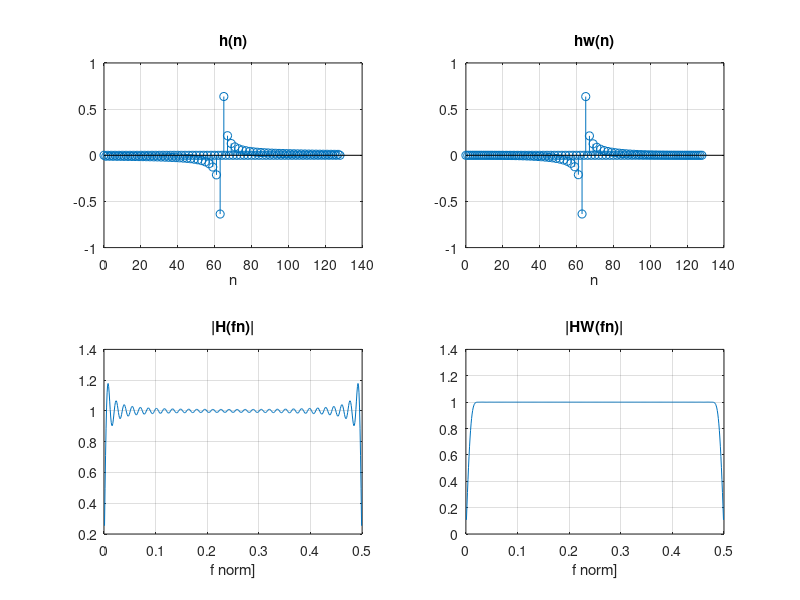
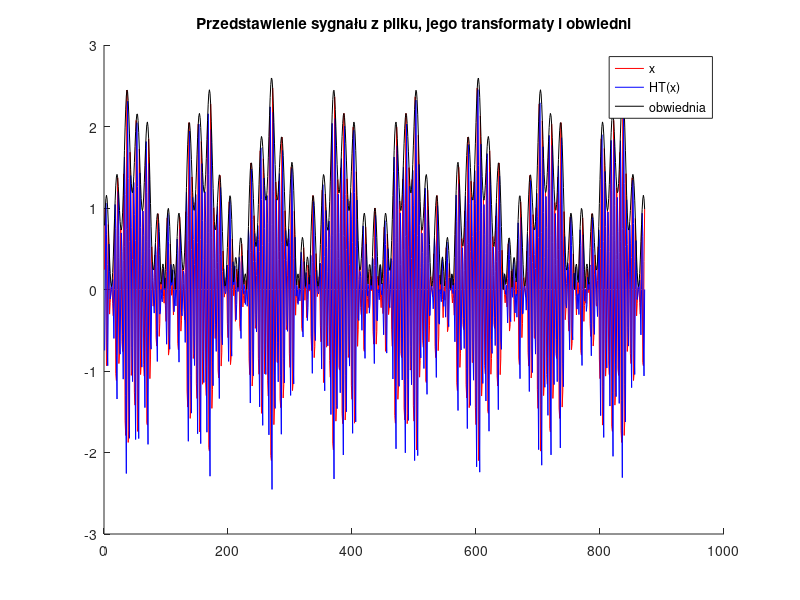
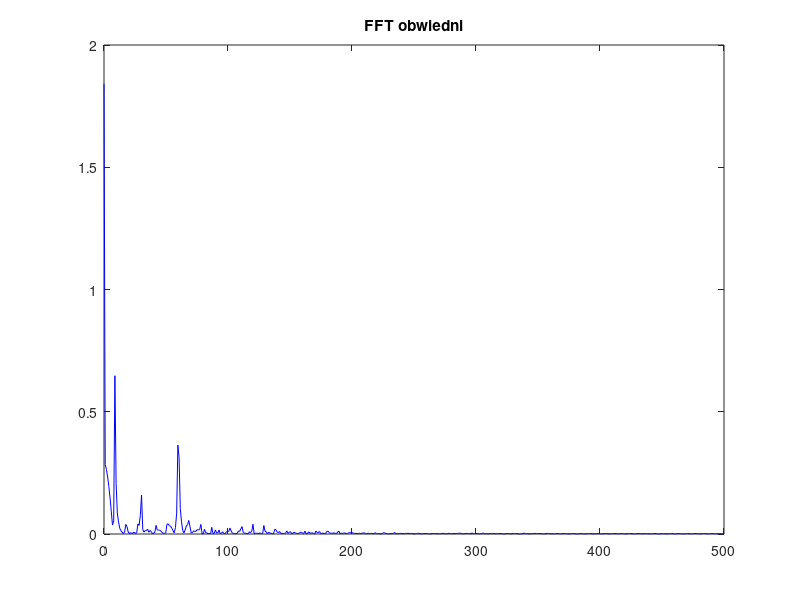

Write the MATLAB code that produced these figures, in order. (Note: this script raises an error after producing the figures.)
clc;
% Zadanie 1 - Filtr Hilberta, demodulacja AM
clear all; close all;

% Dany sygnał
load('lab08_am.mat');
x = s2;

% Generowanie teoretycznej odpowiedzi impulsowej
fs = 1000;                          % czestotliwosc probkowania
fc = 200;                           % czestotliwosc nosna
M  = 64;                            % polowa dlugosci filtra
N  = 2*M+1;
n  = 1:M;
h  = (2/pi)*sin(pi*n/2).^2 ./n;     % połowa odpowiedzi impulsowej (TZ str. 352)
h  = [-h(M:-1:1) 0 h(1:M)];         % cała odpowiedź dla n = ?M,...,0,...,M

% Wymnażanie przez okno Blackmana
w  = blackman(N); 
w  = w';            
hw = h.*w;                          % wymnożenie odpowiedzi impulsowej z oknem

% widmo Fouriera oraz wykresy

%m = -M : 1 : M;                     % dla filtra nieprzyczynowego (bez przesunięcia o M próbek w prawo)
m = 0 : N-1;                      % dla filtra przyczynowego (z przesunięciem o M próbek w prawo)
NF = 500; 
fn=0.5*(1:NF-1)/NF;
for k = 1:NF-1
H(k) = sum (h  .* exp(-j*2*pi*fn(k)*m));
HW(k)= sum (hw .* exp(-j*2*pi*fn(k)*m));
end

figure(1);
set(figure(1),'units','points');
subplot(2,2,1);
stem(m,h); grid; title('h(n)'); xlabel('n');
subplot(2,2,2);
stem(m,hw); grid; title('hw(n)'); xlabel('n'); 
subplot(2,2,3);
plot(fn,abs(H)); grid; title('|H(fn)|'); xlabel('f norm]'); 
subplot(2,2,4);
plot(fn,abs(HW)); grid; title('|HW(fn)|'); xlabel('f norm]');

% Porównanie z funkcja hilbert() matlaba
HT = hilbert(x);

% Filtracja odpowiedzią impulsową
xHT = conv(x,hw);           % filtracja sygnału x(n) za pomocą odp. impulsowej hw(n); otrzymujemy Nx+N?1 próbek
xHT = xHT(N:1000);          % odcięcie stanów przejściowych (po N?1 próbek) z przodu sygnału y(n)
x2  = x(M+1:1000-M);        % odcięcie tych próbek z x(n), dla których nie ma poprawnych odpowiedników w y(n)
m   = sqrt(x2.^2 + xHT.^2); % obwiednia to pierwiastek z sumy kwadratów sygnałów x i jego transformacji Hilberta HT(x).

% Sygnał x2 wraz z jego transformatą Hilberta xHT i obwiednią m
figure('Name','Sygnał x wraz z jego transformatą Hilberta xHT i obwiednią m');
set(figure(2),'units','points');
hold on;
plot(x2,'r'); 
plot(xHT,'b');
plot(m,'k'); 
title('Przedstawienie sygnału z pliku, jego transformaty i obwiedni')
legend('x','HT(x)','obwiednia');
hold off;

% FFT obwiedni
NFFT = 2^nextpow2(fs);
Y    = fft(m,NFFT)/fs;                  %transformata fouriera obwiedni
f    = fs/2*linspace(0,1,NFFT/2+1);

figure('Name','FFT obwiedni')
set(figure(3),'units','points');;
plot(f,2*abs(Y(1:NFFT/2+1)),'b');
title('FFT obwiedni');

% Odczytanie parametrów sygnału modulującego m(t)
[pks, locs] = findpeaks(2*abs(Y(1:NFFT/2+1)), 'SortStr','descend');

if(0)
    f1 = locs(1); 
    f2 = locs(2); 
    f3 = locs(3);
    A1 = pks(1);  
    A2 = pks(2);  
    A3 = pks(3);
else
    f1 = 6;  
    f2 = 60;    
    f3 = 90;
    A1 = 0.2; 
    A2 = 0.33; 
    A3 = 0.57;
end


% Sygnał modulujący amplitudę mr(t) - suma trzech sygnałów
t  = 0:1/fs:1-1/fs;
mr = 1 + A1*cos(2*pi*f1*t) + A2*cos(2*pi*f2*t) + A3*cos(2*pi*f3*t);     % sygnał modulujący
mr = mr(M+1:1000-M);                                                    % odcięcie próbek

% Sygnał m(t) z pliku po filtrze Hilberta vs Sygnał mr(t) rekonstruowany
figure('Name','Sygnał m(t) z pliku po filtrze Hilberta vs Sygnał mr(t) rekonstruowany');
set(figure(4),'units','points');
hold on;
plot(m, 'b');
plot(mr,'r');
plot(abs(HT(M:end)),'k');
title('Porównanie sygnałów modulujących m i mr');
legend('m  - Z filtru FIR','mr - Zrekonstruowany','matlab hilbert()'); 
hold off;

% Sygnał x z pliku zmodulowany vs Sygnał xr rekonstruowany i zmodulowany
xn = sin(2*pi*fc*t);          % nośna z treści
xn = xn(M+1:1000-M);          % odcięcie próbek
xr = xn.*mr;                  % sygnał zmodulowany po odtworzeniu

figure('Name','Sygnał x z pliku zmodulowany vs Sygnał xr rekonstruowany i zmodulowany');
set(figure(5),'units','points');
hold on;
plot(x2,'r');
plot(xr,'b');
title('Porównanie sygnałów x i xr po modulacji');
legend('x  - Sygnał z pliku zmodulowany ','xr - Sygnał skonstruowany i zmodulowany');
hold off;
